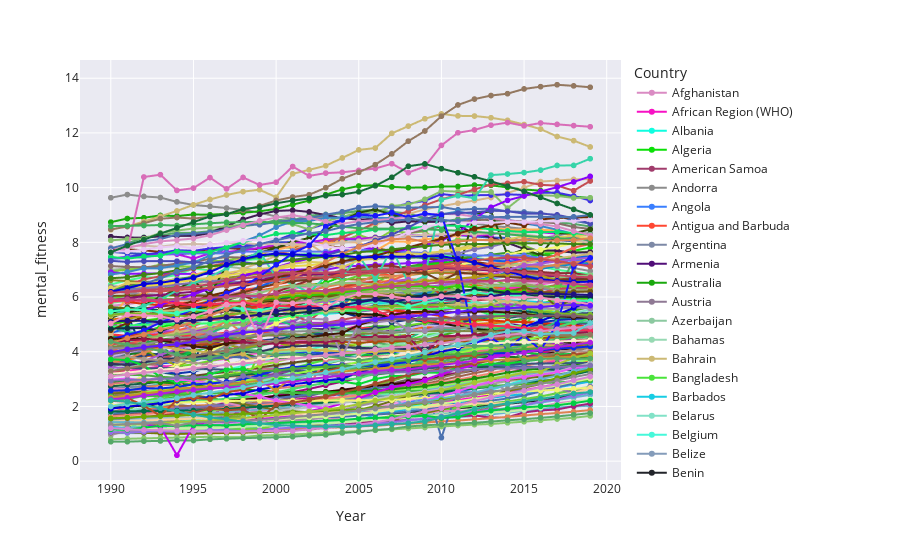

This figure's notebook cell:
### Code cell
unique_parameters = new_data['Country'].unique()
color_map = {param: f"#{random.randint(0, 16777215):06x}" for param in unique_parameters}
fig = px.line(data, x="Year", y="mental_fitness", color='Country',markers=True,color_discrete_map=color_map,template='seaborn')
fig.show()
